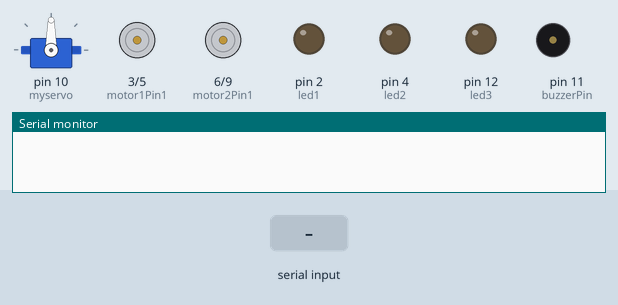
Recording of a sketch running on a simulated Arduino Uno, built with avr-gcc and run on an emulated ATmega328P. Shown: servo, motor-driver pin pairs drawn as motors (green arrow = first pin HIGH = forward, orange = second pin HIGH = backward, longer = more drive), output pins drawn as LEDs (lit = HIGH), buzzer (waves = sounding, pin HIGH), the last lines printed to the serial monitor. The test bench sets the inputs (shaded band).

Above: at 1.2 s.
1.3 s: "D" received over the second serial link
At 1.4 s:
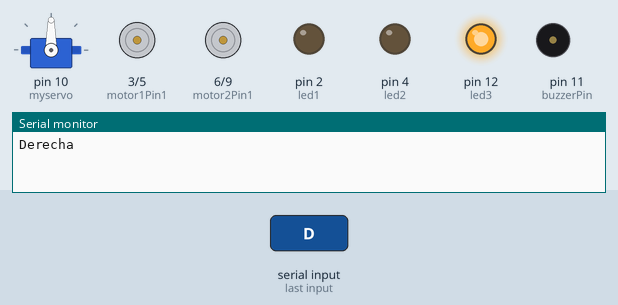
4.3 s: "A" received over the second serial link
At 5.2 s:
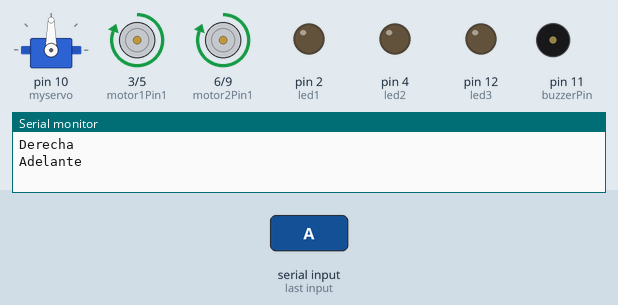
5.8 s: "R" received over the second serial link
At 6.3 s:
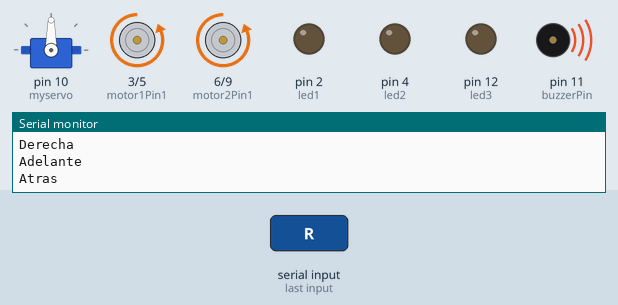
7.3 s: "I" received over the second serial link
At 9.6 s:
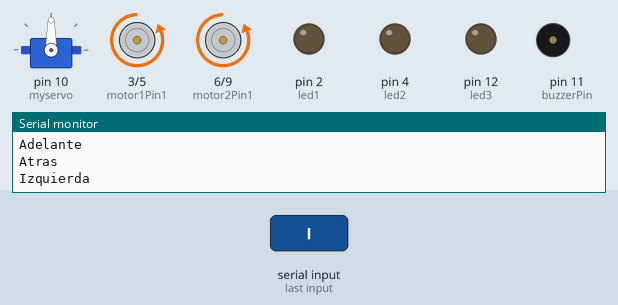
10.3 s: "9" received over the second serial link
At 10.9 s:
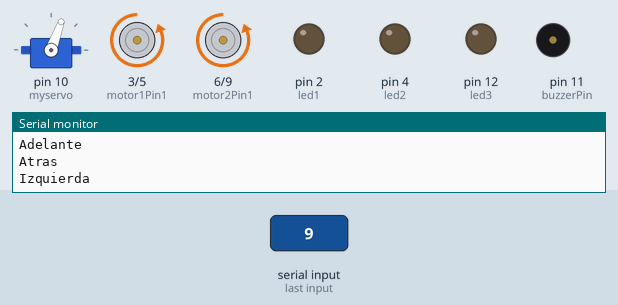
13.3 s: "8" received over the second serial link
At 14.4 s:
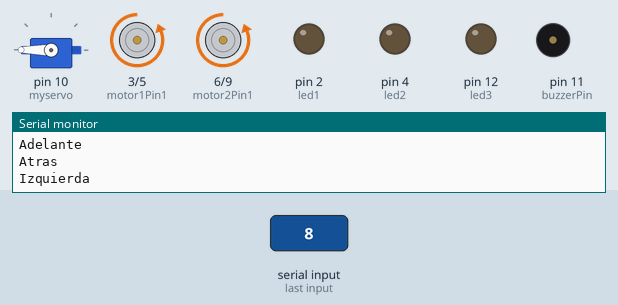
Timing chart, 0 to 16.8 s (numbered marks = the images above; inputs shaded):
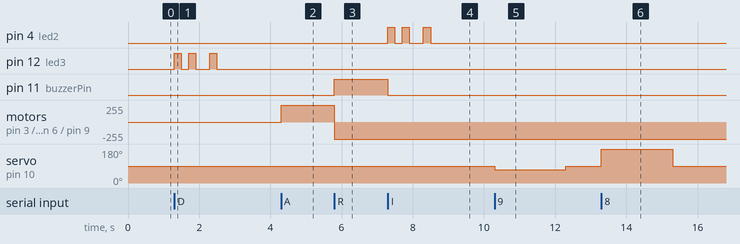

Measured:
- after the input at 1.3 s, pin 12 (led3): goes HIGH 0.20 s, LOW 0.20 s, HIGH 0.20 s, LOW 0.40 s, HIGH 0.20 s, then LOW, starting at once
- after the input at 4.3 s, motor on pin 3 (motor1Pin1) / pin 5 (motor1Pin2), motor on pin 6 (motor2Pin1) / pin 9 (motor2Pin2): stopped → forward 255/255 at once
- after the input at 5.8 s, pin 11 (buzzerPin): LOW → HIGH at once; motor on pin 3 (motor1Pin1) / pin 5 (motor1Pin2), motor on pin 6 (motor2Pin1) / pin 9 (motor2Pin2): forward 255/255 → backward 255/255 at once
- after the input at 7.3 s, pin 4 (led2): goes HIGH 0.20 s, LOW 0.20 s, HIGH 0.20 s, LOW 0.40 s, HIGH 0.20 s, then LOW, starting at once; pin 11 (buzzerPin): HIGH → LOW at once
- after the input at 10.3 s, servo on pin 10 (myservo): 90° → 70° at once, → 90° 2.0 s later
- after the input at 13.3 s, servo on pin 10 (myservo): 90° → 180° at once, → 90° 2.0 s later

The sketch:

Proyecto_final_camion.ino
```cpp
#include <SoftwareSerial.h>
#include <Servo.h>

SoftwareSerial bluetooth(7, 8);  // Pines RX, TX del módulo Bluetooth HC-05

// Pines de control del carro
const int motor1Pin1 = 3;
const int motor1Pin2 = 5;
const int motor2Pin1 = 6;
const int motor2Pin2 = 9;
const int led1 = 2;
const int led2 = 4;
const int led3 = 12;
const int buzzerPin = 11;
Servo myservo;

void setup() {
  Serial.begin(9600);
  // Configurar los pines de control del carro como salida
  pinMode(motor1Pin1, OUTPUT);
  pinMode(motor1Pin2, OUTPUT);
  pinMode(motor2Pin1, OUTPUT);
  pinMode(motor2Pin2, OUTPUT);
  pinMode(buzzerPin, OUTPUT);
  pinMode(led1, OUTPUT);
  pinMode(led2, OUTPUT);
  pinMode(led3, OUTPUT);
  digitalWrite(led1,LOW);
  digitalWrite(led2,LOW);
  digitalWrite(led3,LOW);
  myservo.attach(10);

  bluetooth.begin(9600);  // Iniciar la comunicación Bluetooth a 9600 bps
}

void loop() {
  if (bluetooth.available()) {
    char command = bluetooth.read();  // Leer el comando recibido por Bluetooth

    // Controlar el carro según el comando recibido
    switch (command) {
      case 'A':
        adelante();
        break;
      case 'R':
        atras();
        break;
      case 'S':
        stop();
        break;
      case 'D':
        pide_vias_D();
        break;
      case 'I':
        pide_vias_I();
        break;
      case '9':
        noventa_Grados();
        break;
      case '8':
        ciento_ochenta_Grados();
        break;
      case '1':
        centro_C();
        break;
      case 'a':
        luces_a();
        break;
      case 'p':
        luces_p();
        break;
    }
  }
}

// Funciones de control del camion
void adelante() {
   Serial.println("Adelante");
  digitalWrite(buzzerPin, LOW);
  digitalWrite(motor1Pin1, HIGH);
  digitalWrite(motor1Pin2, LOW);
  digitalWrite(motor2Pin1, HIGH);
  digitalWrite(motor2Pin2, LOW);
}

void atras() {
   Serial.println("Atras");
  digitalWrite(buzzerPin, HIGH);
  digitalWrite(motor1Pin1, LOW);
  digitalWrite(motor1Pin2, HIGH);
  digitalWrite(motor2Pin1, LOW);
  digitalWrite(motor2Pin2, HIGH);
}

void stop() {
   Serial.println("Stop");
  digitalWrite(buzzerPin, LOW);
  digitalWrite(motor1Pin1, LOW);
  digitalWrite(motor1Pin2, LOW);
  digitalWrite(motor2Pin1, LOW);
  digitalWrite(motor2Pin2, LOW);
}

void pide_vias_D() {
  Serial.println("Derecha");
    digitalWrite(buzzerPin, LOW);
    digitalWrite(led3, HIGH);
    delay(200);
    digitalWrite(led3, LOW);
    delay(200);
    digitalWrite(led3, HIGH);
    delay(200);
    digitalWrite(led3, LOW);
    delay(200);
    digitalWrite(led3, LOW);
    delay(200);
    digitalWrite(led3, HIGH);
    delay(200);
    digitalWrite(led3, LOW);

}

void pide_vias_I() {
  Serial.println("Izquierda");
    digitalWrite(buzzerPin, LOW);
    digitalWrite(led2, HIGH);
    delay(200);
    digitalWrite(led2, LOW);
    delay(200);
    digitalWrite(led2, HIGH);
    delay(200);
    digitalWrite(led2, LOW);
    delay(200);
    digitalWrite(led2, LOW);
    delay(200);
    digitalWrite(led2, HIGH);
    delay(200);
    digitalWrite(led2, LOW);
}

void noventa_Grados(){
  digitalWrite(buzzerPin, LOW);
  myservo.write(70);
  delay (2000);
  myservo.write(90);
}

void ciento_ochenta_Grados(){
  digitalWrite(buzzerPin, LOW);
  myservo.write(180);
  delay (2000);
  myservo.write(90);
}

void centro_C(){
  digitalWrite(buzzerPin, LOW);
  myservo.write(90);
}

void buzzer() {
  tone(buzzerPin, 1000);
  delay(500);
  noTone(buzzerPin);
  delay(500);
  tone(buzzerPin, 1000);
  delay(500);
  noTone(buzzerPin);
}

void luces_p() {
  digitalWrite(led1, HIGH);
}

void luces_a() {
  digitalWrite(led1, LOW);
}
```
